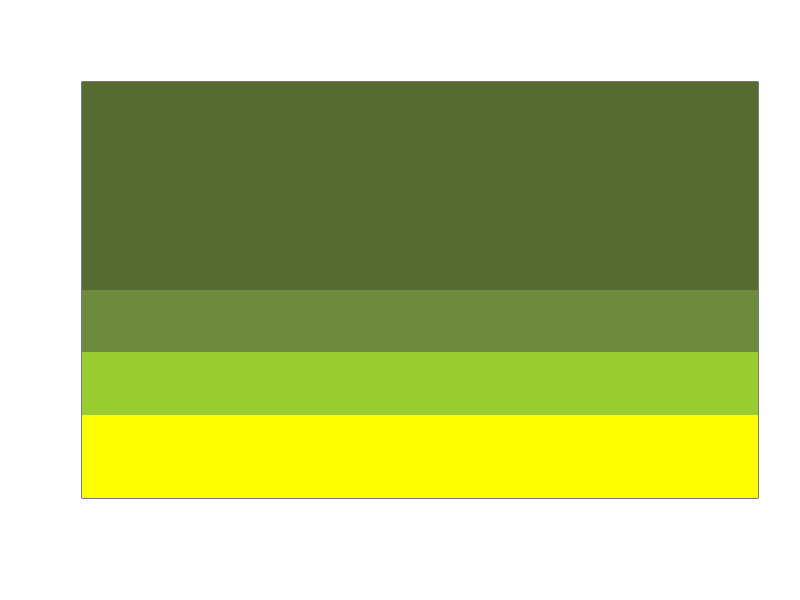
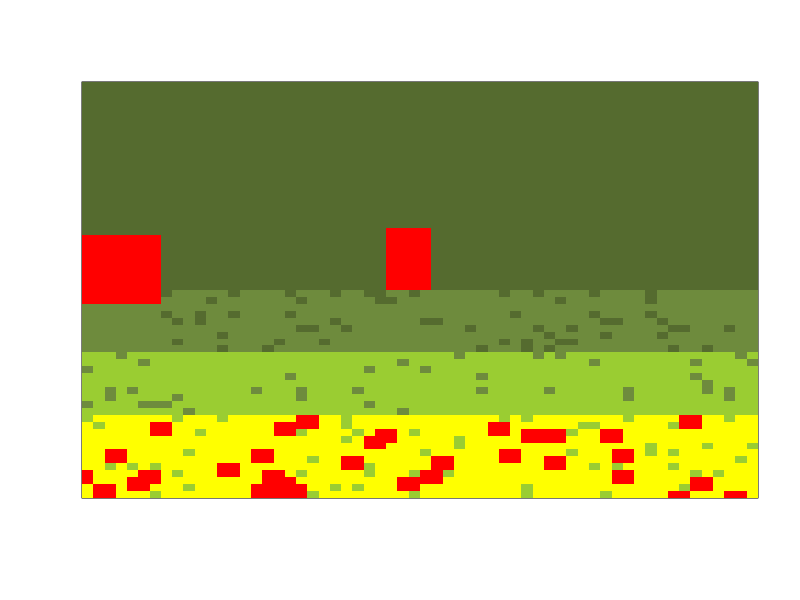
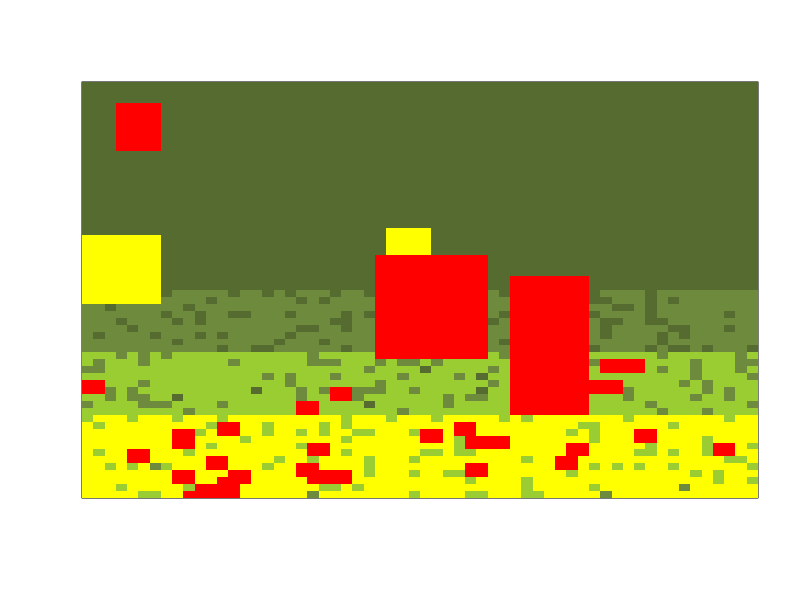
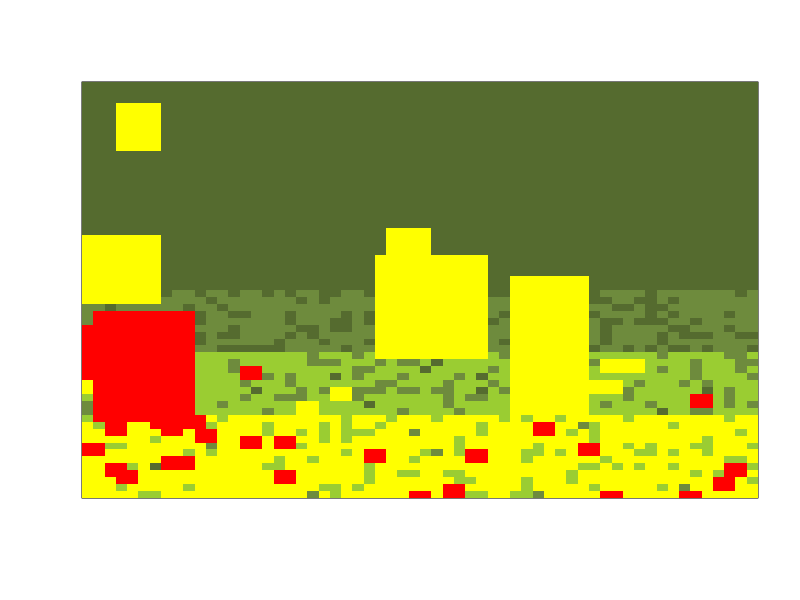
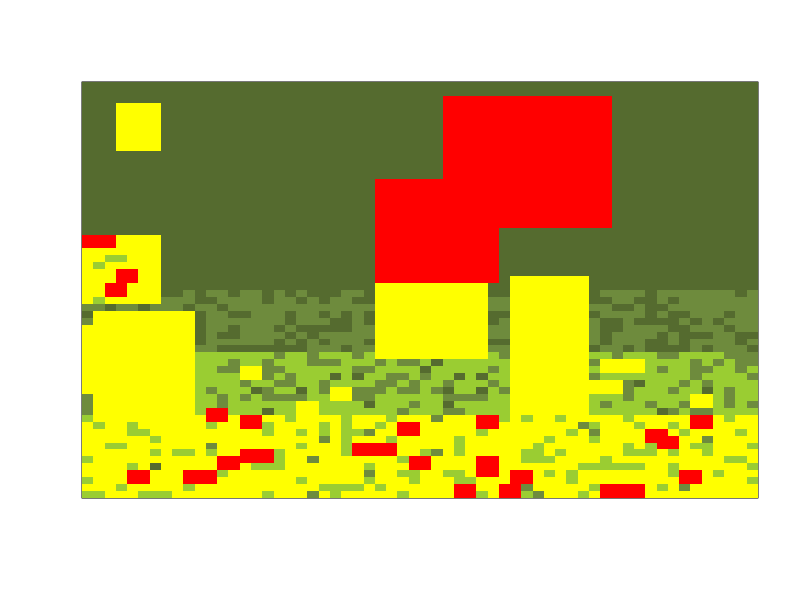
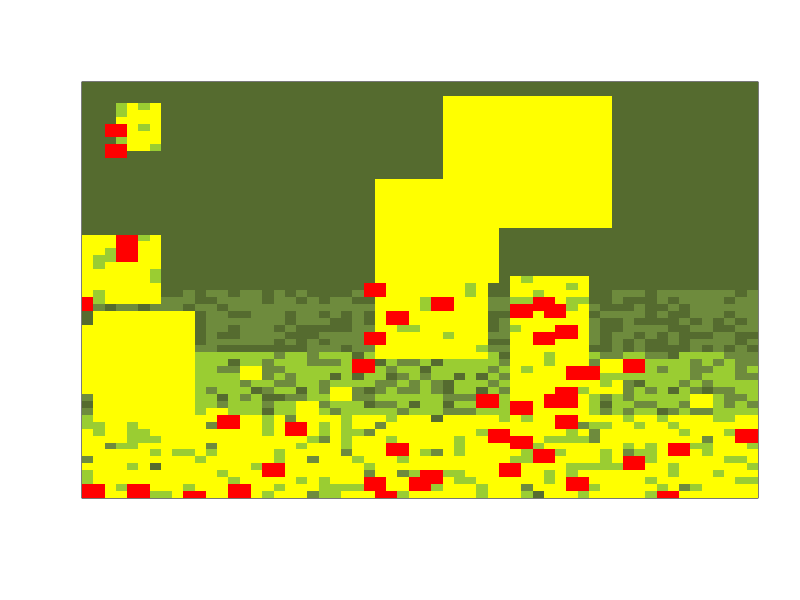
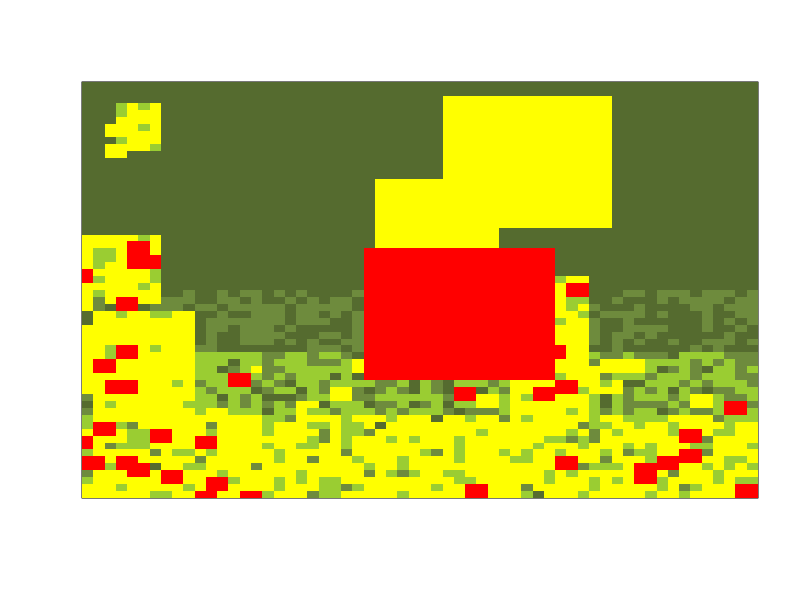
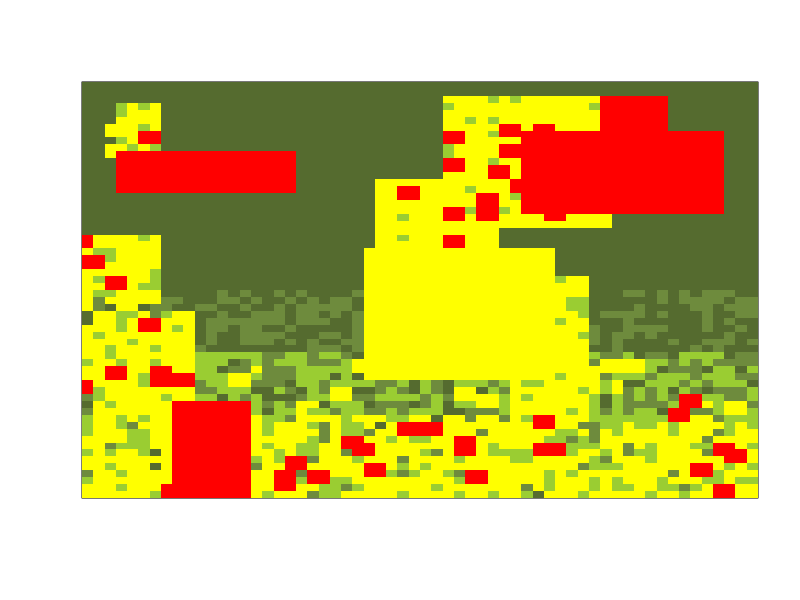

Here is the R script that generated these plots, in order:
# Set initial variables
mat.rows<-60; mat.cols=60; mat.size<-mat.rows*mat.cols ## Size of matrix
yrs<-200 ## Number of years in simulation
## starting proportions of each stage (must sum to 1)
s.prop<-c(sp3=0.20, sp4=0.15, sp5=0.15, sp6=0.50) 
## probability of burning in a given year
p.burn<-c(pb1=0.05, pb2=0.005, pb3=0.0008, pb4=0.0008)
max.burn.size<-20 ## maximum dimension of a burn
## coefficient to reduce maximum fire size
c.burn<-c(cb1=0.1, cb2=0.1, cb3=.8, cb4=1)

orig.matrix<-matrix(rep(3:6,s.prop*mat.size), mat.rows, mat.cols)
all.colors<-c("red", "yellow", "yellow", "yellowgreen", 
              "darkolivegreen4", "darkolivegreen")

BURN.fun<-function(next.yr, row, col, size) {
    # Size of burn area
    ## size is the maximum dimension of a square burn area
    burn.r<-runif(1, 1,size); burn.c<-runif(1, 1,size)
    for (bc in col:max((col-burn.c), 1)) {
        for (br in row:max((row-burn.r), 1)) {
            next.yr[br,bc]<-1
        }
    }
    return(next.yr)
}
YEAR.fun<-function(matrix.yr) {
    rows<-nrow(matrix.yr); cols<-ncol(matrix.yr)
    current.yr<-matrix.yr
    next.yr<-current.yr
    for (c in 1:cols) {
        for (r in 1:rows) {
            # for cells with fire
            if(current.yr[r,c]==1) {next.yr[r,c]<-2; next}
            # for cells that were burned
            if(current.yr[r,c]==2) {next.yr[r,c]<-3; next}
            # random chance of vegetation cells burning
            if(current.yr[r,c]==3 & rbinom(1,1,p.burn[1])==1) {
                next.yr<-BURN.fun(next.yr, r,c, max.burn.size*c.burn[1]); next}
            if(current.yr[r,c]==4 & rbinom(1,1,p.burn[2])==1) {
                next.yr<-BURN.fun(next.yr, r,c, max.burn.size*c.burn[2]); next}
            if(current.yr[r,c]==5 & rbinom(1,1,p.burn[3])==1) {
                next.yr<-BURN.fun(next.yr, r,c, max.burn.size*c.burn[3]); next}
            if(current.yr[r,c]==6 & rbinom(1,1,p.burn[4])==1) {
                next.yr<-BURN.fun(next.yr, r,c, max.burn.size*c.burn[4]); next}
            # for cells going through succession
            if(current.yr[r,c]==3 & rbinom(1,1,1/10)==1) {next.yr[r,c]<-4; next}
            if(current.yr[r,c]==4 & rbinom(1,1,1/10)==1) {next.yr[r,c]<-5; next}
            if(current.yr[r,c]==5 & rbinom(1,1,1/10)==1) {next.yr[r,c]<-6; next}
            if(current.yr[r,c]==6) {next.yr[r,c]<-6}
        }
    }
    return(next.yr)
}

image(orig.matrix, col=all.colors[3:6], xaxt="n", yaxt="n") 
t1<-vector(); t3<-vector(); t4<-vector(); t5<-vector(); t6<-vector()
for(y in 1:yrs) {
    if(y==1) yrN<-orig.matrix
    VyrN<-as.vector(yrN)
    p1<-length(VyrN[VyrN==1]); t1<-c(t1,p1)
    p3<-length(VyrN[VyrN==2 | VyrN==3]); t3<-c(t3,p3)
    p4<-length(VyrN[VyrN==4]); t4<-c(t4,p4)
    p5<-length(VyrN[VyrN==5]); t5<-c(t5,p5)
    p6<-length(VyrN[VyrN==6]); t6<-c(t6,p6)
    yrN1<-YEAR.fun(yrN)
    current.cols<-all.colors[sort(unique(as.vector(yrN1)))]
    time<-Sys.time(); while (Sys.time()<time+0.2){T<-0}
    # dev.off()
    image(yrN1, col=current.cols, xaxt="n", yaxt="n")
    yrN<-yrN1
}

ylim<-max(max(t1/mat.size*100),max(t3/mat.size*100),max(t4/mat.size*100),
          max(t5/mat.size*100),max(t6/mat.size*100))
## ylim<-10
plot(1:yrs,t3/mat.size*100,ylim=c(0,ylim*1.1), type="l", lwd=3, col="yellow",
     xlab="years", ylab="percent cover")
points(1:yrs, t1/mat.size*100, type="l", lwd=3, col="red")
points(1:yrs, t4/mat.size*100, type="l", lwd=3, col="yellowgreen")
points(1:yrs, t5/mat.size*100, type="l", lwd=3, col="darkolivegreen4")
points(1:yrs, t6/mat.size*100, type="l", lwd=3, col="darkolivegreen")
legend("top", horiz=TRUE, bty="n", cex=0.9,
       legend=c("Stage1", "Stage2", "Stage3", "Stage4", "fire"), 
       fill=c("yellow", "yellowgreen", "darkolivegreen4", "darkolivegreen", "red"))